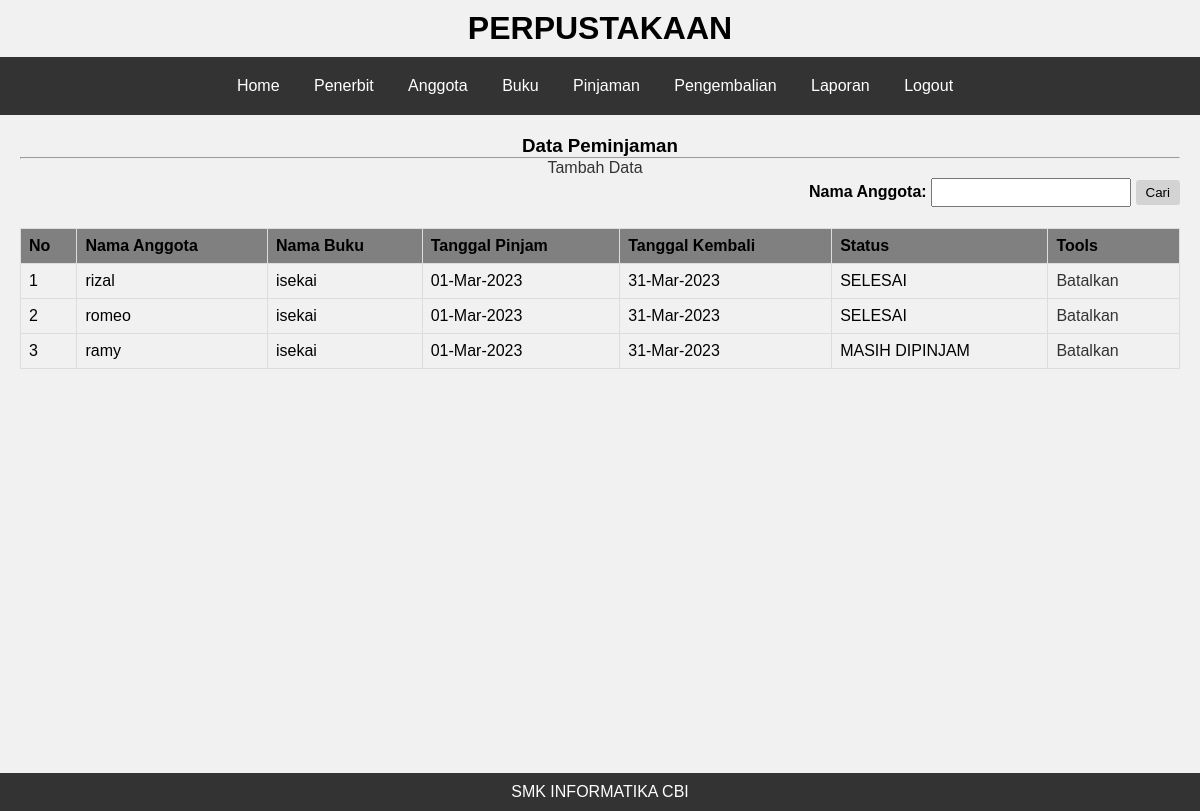
The page /media.php?content=pinjaman (signed in) on the database its author committed.
### tables this page shows
CREATE TABLE `tbl_pinjaman` (
  `id_pinjaman` int(11) NOT NULL,
  `id_buku` int(11) DEFAULT NULL,
  `id_anggota` int(11) DEFAULT NULL,
  `tanggal_pinjam` date DEFAULT NULL,
  `tanggal_kembali` date DEFAULT NULL,
  `status_pinjaman` enum('1','0') DEFAULT NULL
);

CREATE TABLE `tbl_anggota` (
  `id_anggota` int(5) NOT NULL,
  `nama_anggota` varchar(45) DEFAULT NULL,
  `no_telp_anggota` varchar(15) DEFAULT NULL,
  `alamat_anggota` varchar(50) DEFAULT NULL,
  `email_anggota` varchar(30) DEFAULT NULL
);

CREATE TABLE `tbl_buku` (
  `id_buku` int(5) NOT NULL,
  `id_penerbit` int(11) DEFAULT NULL,
  `id_rak` int(11) DEFAULT NULL,
  `kategori` varchar(25) DEFAULT NULL,
  `nama_buku` varchar(50) DEFAULT NULL,
  `stok` int(3) DEFAULT NULL,
  `harga` int(11) DEFAULT NULL
);

### fungsi_tanggal.php (called while the page is built)
<?php
function tgl_tampil($date){
	$pecah = explode('-',$date);
	if ($pecah[1]=="1") {
		$bulan = "Jan";
	}elseif ($pecah[1]=="2") {
		$bulan = "Feb";
	}
	elseif ($pecah[1]=="2") {
		$bulan = "Feb";
	}
	elseif ($pecah[1]=="3") {
		$bulan = "Mar";
	}
	elseif ($pecah[1]=="4") {
		$bulan = "Apr";
	}
	elseif ($pecah[1]=="5") {
		$bulan = "Mei";
	}
	elseif ($pecah[1]=="6") {
		$bulan = "Jun";
	}
	elseif ($pecah[1]=="7") {
		$bulan = "Jul";
	}
	elseif ($pecah[1]=="8") {
		$bulan = "Agu";
	}
	elseif ($pecah[1]=="9") {
		$bulan = "Sep";
	}
	elseif ($pecah[1]=="10") {
		$bulan = "Okt";
	}
	elseif ($pecah[1]=="11") {
		$bulan = "Nov";
	}
	elseif ($pecah[1]=="2") {
		$bulan = "Des";
	}
		$date = $pecah[2].'-'.$bulan.'-'.$pecah[0];
	return $date;
}
?>

### content/pinjaman/pinjaman.php (the view)
<?php
include '././koneksi.php';
include '././fungsi_tanggal.php';
$no=1;
$dataCari = isset($_POST['txtCari']) ? $_POST['txtCari'] : '';
?>
<h3>Data Peminjaman</h3>
<hr>
<a href="media.php?content=tambah_pinjaman">Tambah Data</a>
<div style="text-align: right;margin-bottom: 5px">
  <form action="<?php echo $_SERVER['PHP_SELF']; ?>" method="post" name="form1" target="_self">
    <b>Nama Anggota:</b>
    <input name="txtCari" type="text" value="<?php echo $dataCari; ?>" size="40" maxlength="100" />
    <input name="btnCari" type="submit" value="Cari" />
  </form>
</div>
<table width="100%" align="center" border="1" cellpadding="5">
  <tr>
    <th bgcolor="grey">No</th>
    <th bgcolor="grey">Nama Anggota</th>
    <th bgcolor="grey">Nama Buku</th>
    <th bgcolor="grey">Tanggal Pinjam</th>
    <th bgcolor="grey">Tanggal Kembali</th>
    <th bgcolor="grey">Status</th>
    <th bgcolor="grey">Tools</th>
  </tr>
<?php
if(isset($_POST['btnCari'])){
  $data_pinjaman = mysqli_query($koneksi, "SELECT * FROM tbl_pinjaman P, tbl_buku B, tbl_anggota A WHERE P.id_buku=B.id_buku AND P.id_anggota=A.id_anggota AND nama_anggota LIKE '%$dataCari%' ORDER BY nama_anggota");
}else{
  $data_pinjaman = mysqli_query($koneksi, "SELECT * FROM tbl_pinjaman P, tbl_buku B, tbl_anggota A WHERE P.id_buku=B.id_buku AND P.id_anggota=A.id_anggota");
}
while ($row = mysqli_fetch_array($data_pinjaman)) {
?>
  <tr>
    <td><?php echo $no++?></td>
    <td><?php echo $row['nama_anggota']?></td>
    <td><?php echo $row['nama_buku']?></td>
    <td><?php echo tgl_tampil($row['tanggal_pinjam'])?></td>
    <td><?php echo tgl_tampil($row['tanggal_kembali'])?></td>
    <td>
      <?php
        if ($row['status_pinjaman']=='1') {
          echo "SELESAI";
        }else{
          echo "MASIH DIPINJAM";
        }
      ?>
    </td>
    <td>
      <a href="content/pinjaman/hapus_pinjaman.php?id=<?php echo $row['id_pinjaman']?>">Batalkan</a>
    </td>
  </tr>
<?php
}
?>
</table>

### desain/media.css (style rules this page uses)
body { font-family: Arial, sans-serif; margin: 0; }

### desain/penerbit.css (style rules this page uses)
* { padding: 0; margin: 0; }
table { width: 100%; border-collapse: collapse; margin: 20px 0; }
th, td { border: 1px solid #ddd; padding: 8px; text-align: left; }
th { background-color: grey; }
form { display: inline-block; text-align: right; margin-bottom: 10px; }
input[type="text"] { width: 200px; padding: 5px; margin-left: 10px; }
input[type="submit"] { padding: 5px 10px; background-color: lightgrey; border: none; border-radius: 3px; cursor: pointer; }
a { text-decoration: none; color: #333; margin-right: 10px; }

### desain/tambah_penerbit.css (style rules this page uses)
form { width: 500px; margin: 0 auto; }
table { border-collapse: collapse; width: 100%; }
th, td { padding: 8px; text-align: left; border-bottom: 1px solid #ddd; }
input[type=text], input[type=number], textarea { margin: 1px 0; box-sizing: border-box; }

### rows shown on the page
tbl_pinjaman: id_anggota.nama_anggota "rizal", id_buku.nama_buku "isekai", tanggal_pinjam "01-Mar-2023", tanggal_kembali "31-Mar-2023", status_pinjaman "SELESAI"
tbl_pinjaman: id_anggota.nama_anggota "romeo", id_buku.nama_buku "isekai", tanggal_pinjam "01-Mar-2023", tanggal_kembali "31-Mar-2023", status_pinjaman "SELESAI"
tbl_pinjaman: id_anggota.nama_anggota "ramy", id_buku.nama_buku "isekai", tanggal_pinjam "01-Mar-2023", tanggal_kembali "31-Mar-2023", status_pinjaman "MASIH DIPINJAM"
